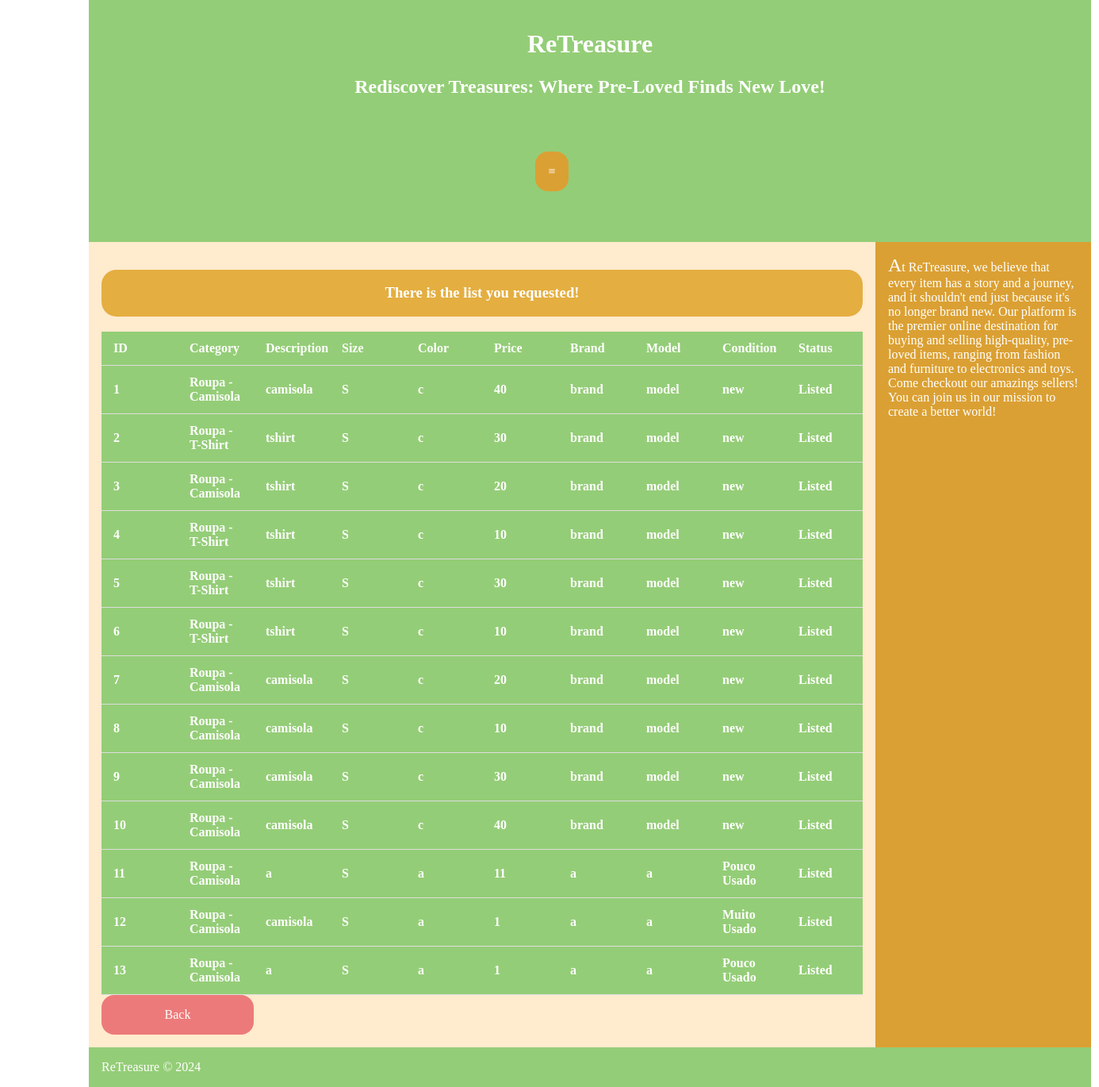
Page /pages/all_items.php (signed in) on the earlier database version.
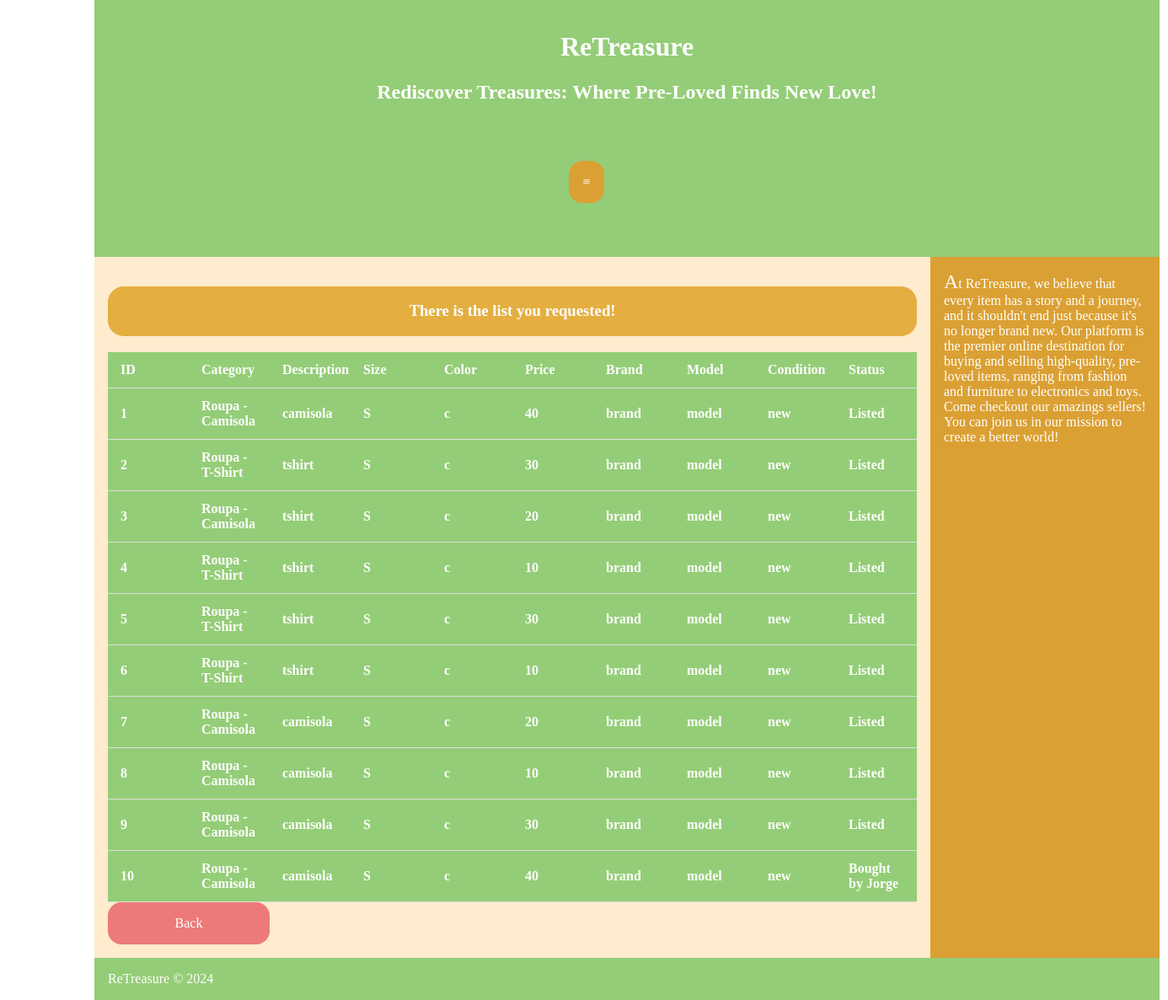
Same page on the later database version.
### tables this page shows
CREATE TABLE items(
    id INTEGER,
    ownerUser TEXT NOT NULL,
    category TEXT NOT NULL,
    descriptionItem TEXT NOT NULL,
    sizeItem TEXT NOT NULL,
    color TEXT NOT NULL,
    price INTEGER NOT NULL,
    brand TEXT NOT NULL,
    model TEXT NOT NULL,
    condition TEXT NOT NULL,
    imagePath TEXT NOT NULL,
    PRIMARY KEY (id),
    FOREIGN KEY (ownerUser) REFERENCES users(username)
);

CREATE TABLE sold(
    id INTEGER,
    user TEXT NOT NULL,
    PRIMARY KEY (id, user),
    FOREIGN KEY (id) REFERENCES items(id),
    FOREIGN KEY (user) REFERENCES users(username)
);

### utils/session.php (called while the page is built, shortened)
<?php
  class Session {
    public function isLoggedIn() : bool {
      return isset($_SESSION['username']);
    }
  }

### database/user.db.php (called while the page is built, shortened)
<?php
function is_admin(PDO $dbh, string $username): bool
{
  $stmt = $dbh->prepare('SELECT * FROM adminUser WHERE username = ?');
  $stmt->execute(array($username));
  return $stmt->fetch() !== false;
}
function is_sold(PDO $dbh, int $id) : bool
{
  $stmt = $dbh->prepare('SELECT * FROM sold WHERE id = ?');
  $stmt->execute(array($id));
  return $stmt->fetch() !== false;
}
function buyer(PDO $dbh, int $id) : string
{
  $stmt = $dbh->prepare('SELECT * FROM sold WHERE id = ?');
  $stmt->execute(array($id));
  $row = $stmt->fetch(PDO::FETCH_ASSOC);
  return $row['user'];
}
function get_all_items(PDO $dbh) : array
{
  $stmt = $dbh->prepare('SELECT * FROM items');
  $stmt->execute();
  $items = [];
  while ($row = $stmt->fetch(PDO::FETCH_ASSOC)) {
    $items[] = new Item(
      $row['id'],
      $row['ownerUser'],
      $row['category'],
      $row['descriptionItem'],
      $row['sizeItem'],
      $row['color'],
      $row['price'],
      $row['brand'],
      $row['model'],
      $row['condition'],
      $row['imagePath']
    );
  }
  return $items;
}

### database/item.class.php (called while the page is built, shortened)
<?php
  class Item {
    public function __construct(int $id, string $ownerUser, string $category, string $descriptionItem, string $sizeItem, string $color, int $price, string $brand, string $model, string $condition, string $imagePath)
    {
      $this->id = $id;
      $this->category = $category;
      $this->descriptionItem = $descriptionItem;
      $this->sizeItem = $sizeItem;
      $this->color = $color;
      $this->price = $price;
      $this->brand = $brand;
      $this->model = $model;
      $this->condition = $condition;
    }
  }

### templates/items.tpl.php (the view, shortened to what this page needs)
<?php
  require_once(__DIR__ . '/../utils/session.php');
  require_once(__DIR__ . '/../database/user.db.php');
  require_once(__DIR__ . '/../database/item.class.php');
?>
<?php function drawListItems(PDO $dbh, array $items) { ?>
    <section id="items">
        <h3>There is the list you requested!</h3>
        <table>
            <tr>
                <th>ID</th>
                <th>Category</th>
                <th>Description</th>
                <th>Size</th>
                <th>Color</th>
                <th>Price</th>
                <th>Brand</th>
                <th>Model</th>
                <th>Condition</th>
                <th>Status</th>
            </tr>
        <?php foreach ($items as $item) { ?>
            <tr>
                <th><?=$item->id?></th>
                <th><?=$item->category?></th>
                <th><?=$item->descriptionItem?></th>
                <th><?=$item->sizeItem?></th>
                <th><?=$item->color?></th>
                <th><?=$item->price?></th>
                <th><?=$item->brand?></th>
                <th><?=$item->model?></th>
                <th><?=$item->condition?></th>
                <th><?php if (is_sold($dbh, $item->id)) {
                    echo "Bought by " . buyer($dbh, $item->id);
                }
                else {
                    echo "Listed";
                }?></th>
            </tr>
        <?php } ?>
        </table>
        <a href="/pages/profile.php">Back</a>
    </section>
<?php } ?>

### templates/basic.tpl.php (shortened to what this page needs)
<?php
  require_once(__DIR__ . '/../utils/session.php');
  require_once(__DIR__ . '/../database/item.class.php');
  require_once(__DIR__ . '/../database/user.db.php');
?>
<?php function drawHeader(Session $session, string $title, PDO $dbh) { ?>
<!DOCTYPE html>
<html lang="en-US">
  <head>
    <link rel="stylesheet" href="/css/style.css">
  </head>
  <body>
    <header>
      <h1><a href="/">ReTreasure</a></h1>
      <h2>Rediscover Treasures: Where Pre-Loved Finds New Love!</h2>
      <?php
        if ($session->isLoggedIn()) drawLogoutForm($session);
        else drawLoginForm();
      ?>
    </header>
    <aside>At ReTreasure, we believe that every item has a story and a journey, and it shouldn't end just because it's no longer brand new. Our platform is the premier online destination for buying and selling high-quality, pre-loved items, ranging from fashion and furniture to electronics and toys. Come checkout our amazings sellers! You can join us in our mission to create a better world!
    </aside>
    <main>
<?php } ?>
<?php function drawFooter() { ?>
    </main>
    <footer>
      ReTreasure &copy; 2024
    </footer>
  </body>
</html>
<?php } ?>
<?php function drawLogoutForm(Session $session) { ?>
  <form action="/actions/action_logout.php" method="post" class="logout">
    <article id="hamburger">
      <label class="burger" for="burger">&#8801;</label>
        <section id="links">
        </section>
    </article>
  </form>
<?php } ?>

### pages/all_items.php (shortened to what this page needs)
<?php
  require_once(__DIR__ . '/../utils/session.php');
  $session = new Session();
  require_once(__DIR__ . '/../database/connection.db.php');
  require_once(__DIR__ . '/../database/item.class.php');
  require_once(__DIR__ . '/../templates/basic.tpl.php');
  require_once(__DIR__ . '/../templates/items.tpl.php');
  require_once(__DIR__ . '/../database/user.db.php');
  $dbh = get_database_connection();
  $items = get_all_items($dbh);
  drawHeader($session, "Admin - All Items", $dbh);
  if (is_admin($dbh, $_SESSION['username'])) {
    drawListItems($dbh, $items);
  }
  else {
    header('Location: /pages/where.php?error=4');
  }
  drawFooter();

### css/style.css (style rules this page uses)
body { margin: 0 7em; display: grid; width: 70em; grid-template-columns: auto auto; grid-template-rows: auto auto auto; grid-template-areas: "header header" "main aside" "footer footer"; font-size: medium; font-family: Cambria, Cochin, Georgia, Times, 'Times New Roman', serif; align-self: center; }
a { color: inherit; text-decoration: none; }
body > header { background-color: rgb(148, 205, 119); color: white; grid-area: header; padding: 1em; text-align: center; margin-top: 0; }
header form { display: flex; flex-direction: row; justify-self: center; }
header form section { width: 20em; display: flex; flex-direction: column; text-align: center; background-color: rgb(255, 255, 255); border-radius: 1em; padding: 1em; margin: 1em; margin-left: 10em; }
#items { display: flex; flex-direction: column; }
#items h3 { background-color: #e4ae40; border-radius: 1em; color: white; padding: 1em; }
#items a { width: 10em; background-color: #ed7a7a; border-radius: 1em; color: white; padding: 1em; }
body > footer { grid-area: footer; background-color: rgb(148, 205, 119); padding: 1em; color: white; }
body > main { text-align: center; width: 60em; grid-area: main; padding: 1em; background-color: blanchedalmond; }
body > aside { width: 15em; grid-area: aside; background-color: rgb(219, 160, 51); padding: 1em; color: white; font-size: 1em; }
article { background-color: rgb(157, 157, 235); margin: 2em; color: white; padding: 1em; border-radius: 1em; }
article#hamburger { display: flex; flex-direction: row; margin-left: 18em; }
#links { display: flex; flex-direction: row; margin-left: 25em; background-color: rgb(148, 205, 119); margin: 0em; }
#hamburger { background-color: rgb(148, 205, 119); }
#hamburger label { max-width: 7em; max-height: 2em; background-color:rgb(219, 160, 51); border-radius: 1em; padding: 1em; align-self: center; }
form section { background-color: #ed7a7a; color: white; }
table { width: 100%; border-collapse: collapse; table-layout: fixed; }
th, td { padding: 12px 15px; text-align: left; border-bottom: 1px solid #ddd; }
th { background-color: rgb(148, 205, 119); color: white; font-weight: bold; }
tr:nth-child(odd) { background-color: white; }
tr:nth-child(even) { background-color: rgb(148, 205, 119); }
table { margin-left: auto; margin-right: auto; }
aside::first-letter { font-size: x-large; }

Differences in the rows shown:
removed items: id "11", category "Roupa - Camisola", descriptionItem "a", sizeItem "S", color "a", price "11", brand "a", model "a", condition "Pouco Usado", shows "Listed"
removed items: id "12", category "Roupa - Camisola", descriptionItem "camisola", sizeItem "S", color "a", price "1", brand "a", model "a", condition "Muito Usado", shows "Listed"
removed items: id "13", category "Roupa - Camisola", descriptionItem "a", sizeItem "S", color "a", price "1", brand "a", model "a", condition "Pouco Usado", shows "Listed"
shown differently, row unchanged: items id 10: id.user (not shown) → "Jorge"; text "Listed" → "Bought by"
